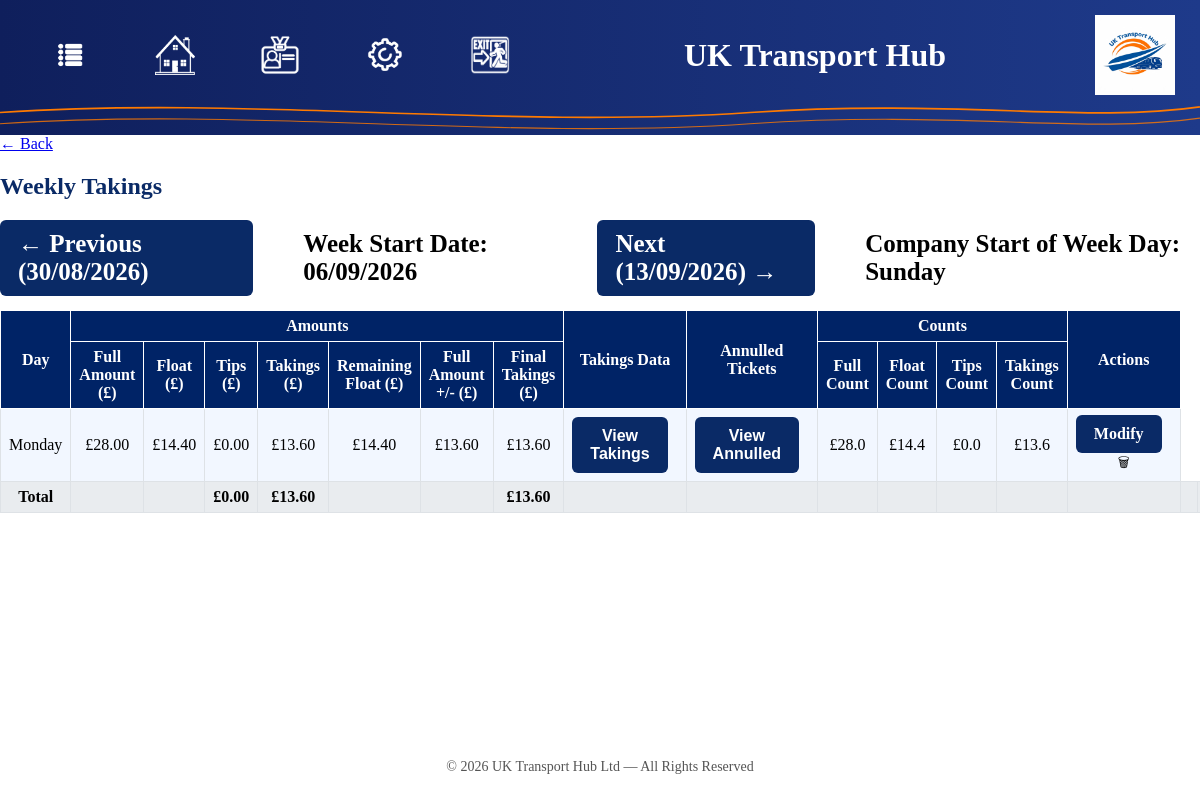
The app's page /weekly-takings-view?week_start=2026-09-06 (signed in) with its own data.
### database.py (models this page shows, shortened)
class WeeklyTakings(db.Model):
    __tablename__ = "weekly_takings"
    id = db.Column(db.Integer, primary_key=True)
    user_id = db.Column(db.Integer, db.ForeignKey("users.id"), nullable=False)
    entry_date = db.Column(db.Date, nullable=False)
    week_start = db.Column(db.Date, nullable=False)
    day = db.Column(db.String(20), nullable=False)
    daily_weekly_takings_data = db.Column(db.JSON, default=[])
    full_amount_total = db.Column(db.Float, default=0.0)
    float_total = db.Column(db.Float, default=0.0)
    tips_total = db.Column(db.Float, default=0.0)
    takings_total = db.Column(db.Float, default=0.0)
    remaining_float = db.Column(db.Float, default=0.0)
    full_amount_diff = db.Column(db.Float, default=0.0)
    final_takings = db.Column(db.Float, default=0.0)
    full_amount_count = db.Column(db.JSON, default=[])
    float_amount_count = db.Column(db.JSON, default=[])
    tips_amount_count = db.Column(db.JSON, default=[])
    takings_amount_count = db.Column(db.JSON, default=[])
    annulled_ticket_rows = db.relationship(
        "AnnulledTicket",
        backref="weekly_takings",
        cascade="all, delete-orphan",
        passive_deletes=True,
        lazy=True
    )

### app.py (the view, shortened to what this page needs)
@app.route("/weekly-takings-view", methods=["GET"])
def weekly_takings_view():
    user_id = session.get("user_id")
    if not user_id:
        return redirect("/login")
    user = User.query.get(user_id)
    company = Company.query.filter_by(name=user.company).first()
    settings = Settings.query.filter_by(user_id=user.id).first()
    week_map = {
        "Monday": 0, "Mon": 0, "0": 0,
        "Tuesday": 1, "Tue": 1, "1": 1,
        "Wednesday": 2, "Wed": 2, "2": 2,
        "Thursday": 3, "Thu": 3, "3": 3,
        "Friday": 4, "Fri": 4, "4": 4,
        "Saturday": 5, "Sat": 5, "5": 5,
        "Sunday": 6, "Sun": 6, "6": 6
    }
    week_map_reverse = {
        0: "Monday",
        1: "Tuesday",
        2: "Wednesday",
        3: "Thursday",
        4: "Friday",
        5: "Saturday",
        6: "Sunday"
    }
    if settings and settings.week_start_day:
        start_day_value = week_map.get(settings.week_start_day.capitalize(), 0)
    elif user.week_start_override:
        start_day_value = week_map.get(user.week_start_override.capitalize(), 0)
    elif company and company.week_start_day:
        start_day_value = week_map.get(company.week_start_day.capitalize(), 0)
    else:
        start_day_value = 0  # Monday fallback
    company_start_of_week_name = week_map_reverse.get(start_day_value, "Unknown")
    week_start_str = request.args.get("week_start")
    if week_start_str:
        week_start_db = week_start_str
        week_start = datetime.strptime(week_start_str, "%Y-%m-%d").date()
    else:
        today = date.today()
        weekday = today.weekday()
        offset = (weekday - start_day_value) % 7
        week_start = today - timedelta(days=offset)
        week_start_db = week_start.strftime("%Y-%m-%d")
    week_end = week_start + timedelta(days=7)
    week_start_uk = week_start.strftime("%d/%m/%Y")
    prev_week = week_start - timedelta(days=7)
    next_week = week_start + timedelta(days=7)
    week_start_str = week_start.strftime("%Y-%m-%d")
    entries = WeeklyTakings.query.filter(
        WeeklyTakings.user_id == user.id,
        WeeklyTakings.entry_date >= week_start,
        WeeklyTakings.entry_date < week_end
    ).order_by(WeeklyTakings.entry_date.asc()).all()
    annulled_map = {}
    for e in entries:
        annulled_map[e.id] = AnnulledTicket.query.filter_by(takings_id=e.id).all()
    all_breakdowns = []
    for record in entries:
        breakdown = record.daily_weekly_takings_data or []
        for day_entry in breakdown:
            all_breakdowns.append({
                "day": day_entry.get("day"),
                "bus1": day_entry.get("bus1", 0),
                "bus2": day_entry.get("bus2", 0),
                "bus3": day_entry.get("bus3", 0)
            })
    total_full_amount = sum(e.full_amount_total for e in entries)
    total_float_total = sum(e.float_total for e in entries)
    total_tips_total = sum(e.tips_total for e in entries)
    total_takings_total = sum(e.takings_total for e in entries)
    total_remaining_float = sum(e.remaining_float for e in entries)
    total_full_amount_diff = sum(e.full_amount_diff for e in entries)
    total_final_takings = sum(e.final_takings for e in entries)
    total_annulled = 0
    for e in entries:
        tickets = AnnulledTicket.query.filter_by(takings_id=e.id).all()
        for t in tickets:
            total_annulled += float(t.price)
    return render_template(
        "weekly_takings_view.html",
        entries=entries,
        breakdowns=all_breakdowns,
        week_start=week_start,
        week_start_uk=week_start_uk,
        company_start_of_week=company_start_of_week_name,
        total_full_amount=total_full_amount,
        total_float_total=total_float_total,
        total_tips_total=total_tips_total,
        total_takings_total=total_takings_total,
        total_remaining_float=total_remaining_float,
        total_full_amount_diff=total_full_amount_diff,
        total_final_takings=total_final_takings,
        total_annulled=total_annulled,
        prev_week=prev_week,
        next_week=next_week,
        annulled_map=annulled_map   # ⭐ REQUIRED
    )

### app.py (called while the page is built)
@login_manager.user_loader
def load_user(user_id):
    return db.session.get(User, int(user_id))

def load_maintenance_state():
    try:
        if os.path.exists(STATE_FILE):
            with open(STATE_FILE, "r") as f:
                data = json.load(f)
                return data.get("maintenance_mode", False)
    except Exception as e:
        app.logger.error(f"Error loading maintenance state: {e}")
    return False

@app.before_request
def store_last_page():
    if request.method == "GET":
        if request.path != "/settings":
            session["last_page"] = request.path

@app.context_processor
def inject_home_target():
    user_id = session.get("user_id")
    if not user_id:
        return dict(
            home_target="login",
            user_roles=[]
        )
    user = db.session.get(User, user_id)
    if not user:
        return dict(
            home_target="login",
            user_roles=[]
        )
    if user.role_driver:
        home = "driver_dashboard"
    elif user.role_enthusiast:
        home = "enthusiast_dashboard"
    else:
        home = "enthusiast_dashboard"
    return dict(
        home_target=home,
        user_roles=get_all_roles(user)
    )

def get_all_roles(user):
    if not user.is_authenticated:
        return []
    roles = []
    if current_user.role_superadmin:
        roles.append("Superadmin")
    if current_user.role_admin:
        roles.append("Admin")
    if user.role_driver:
        roles.append("Driver")
    if user.role_enthusiast:
        roles.append("Enthusiast")
    return roles

### templates/weekly_takings_view.html (shortened to what this page needs)
{% extends "base.html" %}
{% set home_target = "driver_dashboard" %}
{% set is_UK_transport_hub = True %}
{% set page_title = "UK Transport Hub" %}
{% block content %}
<a href="javascript:history.back()" class="back-btn">← Back</a>
{% set day_icons = {
    "Monday": "📘",
    "Tuesday": "📗",
    "Wednesday": "📙",
    "Thursday": "📕",
    "Friday": "📓",
    "Saturday": "📔",
    "Sunday": "📒"
} %}
<h2>Weekly Takings</h2>
<div class="week-nav">
	<a href="/weekly-takings-view?week_start={{ prev_week.strftime('%Y-%m-%d') }}"
       class="btn btn-secondary btn-sm">
        ← Previous ({{ prev_week.strftime('%d/%m/%Y') }})
    </a>
	<span><strong>Week Start Date:</strong> {{ week_start_uk }}</span>
    <a href="/weekly-takings-view?week_start={{ next_week.strftime('%Y-%m-%d') }}"
       class="btn btn-secondary btn-sm">
        Next ({{ next_week.strftime('%d/%m/%Y') }}) →
    </a>
    <span><strong>Company Start of Week Day:</strong> {{ company_start_of_week|capitalize }}</span>
</div>
<table class="weekly-table table-hover align-middle">
    <thead>
        <tr>
			  <tr>
				<th rowspan="2" style="background:#002366; color:white; border:1px solid white;">Day</th>
				<th colspan="7" style="background:#002366; color:white; border:1px solid white;">Amounts</th>
				<th rowspan="2" style="background:#002366; color:white; border:1px solid white;">Takings Data</th>
				<th rowspan="3" style="background:#002366; color:white; border:1px solid white;">Annulled Tickets</th>
				<th colspan="4" style="background:#002366; color:white; border:1px solid white;">Counts</th>
				<th rowspan="2" style="background:#002366; color:white; border:1px solid white;">Actions</th>
			  </tr>
			  <tr>
				<th style="background:#002366; color:white; border:1px solid white;">Full Amount (£)</th>
				<th style="background:#002366; color:white; border:1px solid white;">Float (£)</th>
				<th style="background:#002366; color:white; border:1px solid white;">Tips (£)</th>
				<th style="background:#002366; color:white; border:1px solid white;">Takings (£)</th>
				<th style="background:#002366; color:white; border:1px solid white;">Remaining Float (£)</th>
				<th style="background:#002366; color:white; border:1px solid white;">Full Amount +/- (£)</th>
				<th style="background:#002366; color:white; border:1px solid white;">Final Takings (£)</th>
				<th style="background:#002366; color:white; border:1px solid white;">Full Count</th>
				<th style="background:#002366; color:white; border:1px solid white;">Float Count</th>
				<th style="background:#002366; color:white; border:1px solid white;">Tips Count</th>
				<th style="background:#002366; color:white; border:1px solid white;">Takings Count</th>
			  </tr>
			</thead>
	<tbody>
	  {% for e in entries %}
	  <tr class="day-{{ e.day[:3]|lower }}">
		<td>{{ e.day.capitalize() }}</td>
		<td>£{{ "%.2f"|format(e.full_amount_total) }}</td>
		<td>£{{ "%.2f"|format(e.float_total) }}</td>
		<td>£{{ "%.2f"|format(e.tips_total) }}</td>
		<td>£{{ "%.2f"|format(e.takings_total) }}</td>
		<td>£{{ "%.2f"|format(e.remaining_float) }}</td>
		<td>£{{ "%.2f"|format(e.full_amount_diff) }}</td>
		<td>£{{ "%.2f"|format(e.final_takings) }}</td>
		<td class="text-center">
			{% if e.daily_weekly_takings_data and e.daily_weekly_takings_data|length > 0 %}
				<button class="btn btn-primary btn-sm"
						onclick="loadTakingsData('{{ e.week_start }}', '{{ e.day }}')">
					View Takings
				</button>
			{% else %}
				<span style="color:#999;">No Takings Data Yet</span>
			{% endif %}
		</td>
		<td class="text-center">
			{% if e.annulled_ticket_rows %}
				<button class="btn btn-primary btn-sm annulled-btn"
						data-id="{{ e.id }}">
					View Annulled
				</button>
			{% else %}
				<span>No Tickets</span>
			{% endif %}
		</td>
		<td>£{{ e.full_amount_total }}</td>
		<td>£{{ e.float_total }}</td>
		<td>£{{ e.tips_total }}</td>
		<td>£{{ e.takings_total }}</td>
		<td class="text-center">
	   	  <a href="/weekly-takings-edit/{{ e.id }}"
		     class="btn btn-outline-secondary btn-sm">
			  Modify
		  </a>
		  <form action="/weekly-takings-delete/{{ e.id }}" method="POST" style="display:inline;">
			<button type="submit" class="deleteBtn"
					onclick="return confirm('Are you sure you want to delete this entry?');">
			  🗑
			</button>
		  </form>
		</td>
	  </tr>
	  {% endfor %}
	</tbody>
    <tfoot>
        <tr style="background:#e9ecef;">
            <th>Total</th>
			<th></th>
            <th></th>
            <th>£{{ "%.2f"|format(total_tips_total) }}</th>
            <th>£{{ "%.2f"|format(total_takings_total) }}</th>
			<th></th>
            <th></th>
            <th>£{{ "%.2f"|format(total_final_takings) }}</th>
            <th></th>
			<th></th>
            <th></th>
            <th></th>
            <th></th><th></th><th></th><th></th>
            <th></th>
        </tr>
    </tfoot>
</table>
{% endblock %}

### static/style.css (style rules this page uses)
.btn, .save-btn, .account-btn { background-color: #0A2A66 !important; color: #fff !important; padding: 10px 18px !important; border-radius: 6px !important; font-weight: 600 !important; border: none !important; cursor: pointer !important; transition: 0.2s ease-in-out !important; text-decoration: none !important; }
.weekly-table { width:100%; border-collapse:collapse; }
.weekly-table th, .weekly-table td { border:1px solid #061A44; padding:8px; text-align:center; }
.weekly-table thead th { background:#0A2A66; color:#fff; font-weight:700; padding:10px; position:sticky; top:0; }
html, body { height: 100%; margin: 0; }
body { display: flex; flex-direction: column; }
:root { --hub-blue: #0A2A66; --hub-blue-dark: #061B44; --hub-grey: #f5f5f5; --hub-text: #333; }
h2, h3, h4 { color: var(--hub-blue); font-weight: 700; }
.btn { background: var(--hub-blue); color: #fff; padding: 8px 16px; border-radius: 6px; font-size: 1rem; font-weight: 600; text-decoration: none; display: inline-block; margin-right: 10px; transition: background 0.2s ease; }

### templates/weekly_takings_view.html (style rules this page uses)
.day-mon { background-color:#f2f7ff; }
table.weekly-table { border-collapse: collapse; width: 100%; }
table.weekly-table th, table.weekly-table td { border: 1px solid #dee2e6; padding: 6px 8px; }
table.weekly-table thead th { background-color: #343a40; color: #fff; white-space: normal; word-wrap: break-word; text-align: center; }
.deleteBtn { background: none; border: none; cursor: pointer; padding: 0; }
.week-nav { display: flex; justify-content: center; align-items: center; gap: 40px; margin-bottom: 15px; }
.week-nav a { padding: 6px 12px; font-size: 25px; }
.week-nav span { font-weight: 600; font-size: 25px; }

### records on screen
WeeklyTakings: day "Monday", full_amount_total "28.00", float_total "14.40", tips_total "0.00", takings_total "13.60", remaining_float "14.40", full_amount_diff "13.60", final_takings "13.60", full_amount_total "28.0", float_total "14.4", tips_total "0.0", takings_total "13.6"

### other values on screen
{{ page_title if page_title else "UK Transport Hub" }} "UK Transport Hub"
{{ prev_week.strftime('%d/%m/%Y') }} "30/08/2026"
{{ week_start_uk }} "06/09/2026"
{{ next_week.strftime('%d/%m/%Y') }} "13/09/2026"
{{ company_start_of_week|capitalize }} "Sunday"
{{ "%.2f"|format(total_tips_total) }} "0.00"
{{ "%.2f"|format(total_takings_total) }} "13.60"
{{ "%.2f"|format(total_final_takings) }} "13.60"
